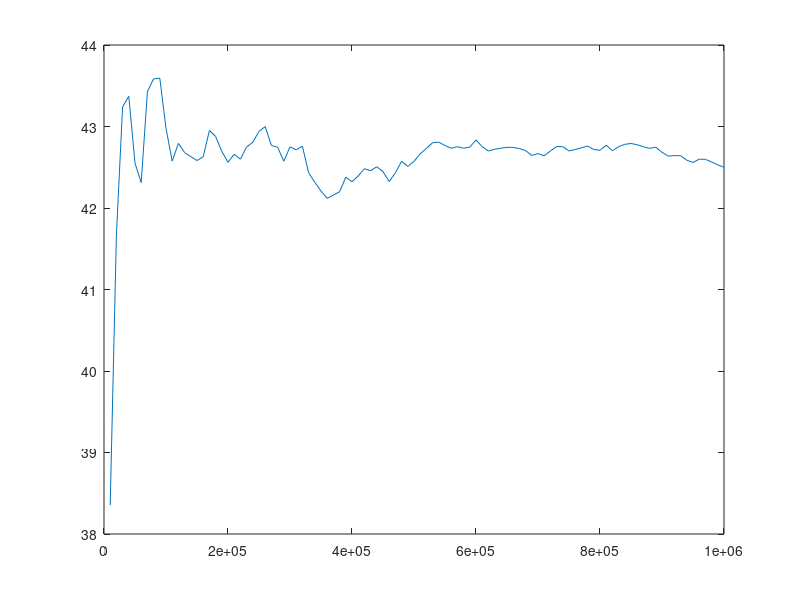

The MATLAB script that drew this image:
MC = [10000, 20000, 30000, 40000, 50000, 60000, 70000, 80000, 90000, 100000, 110000, 120000, 130000, 140000, 150000, 160000, 170000, 180000, 190000, 200000, 210000, 220000, 230000, 240000, 250000, 260000, 270000, 280000, 290000, 300000, 310000, 320000, 330000, 340000, 350000, 360000, 370000, 380000, 390000, 400000, 410000, 420000, 430000, 440000, 450000, 460000, 470000, 480000, 490000, 500000, 510000, 520000, 530000, 540000, 550000, 560000, 570000, 580000, 590000, 600000, 610000, 620000, 630000, 640000, 650000, 660000, 670000, 680000, 690000, 700000, 710000, 720000, 730000, 740000, 750000, 760000, 770000, 780000, 790000, 800000, 810000, 820000, 830000, 840000, 850000, 860000, 870000, 880000, 890000, 900000, 910000, 920000, 930000, 940000, 950000, 960000, 970000, 980000, 990000, 1e+06, ];
e_var = [7.45864, 7.96747, 8.01413, 7.95574, 7.96268, 8.00717, 8.10187, 8.08249, 8.06303, 8.01015, 7.99323, 7.95519, 7.9701, 7.99376, 8.01588, 8.0198, 8.03832, 8.05589, 8.0496, 8.02305, 8.0593, 8.06131, 8.0516, 8.04997, 8.07664, 8.08458, 8.08807, 8.08616, 8.07525, 8.08889, 8.07523, 8.05378, 8.05613, 8.06453, 8.0603, 8.0669, 8.06952, 8.08241, 8.08687, 8.07478, 8.06361, 8.06315, 8.05084, 8.0514, 8.04936, 8.03965, 8.04042, 8.05481, 8.05403, 8.05068, 8.04971, 8.05614, 8.0627, 8.05284, 8.04516, 8.0433, 8.04797, 8.05059, 8.03744, 8.02868, 8.03168, 8.0275, 8.03348, 8.02937, 8.02932, 8.02616, 8.02473, 8.0342, 8.03006, 8.04122, 8.03776, 8.0412, 8.03993, 8.04235, 8.03183, 8.03663, 8.0415, 8.04407, 8.03824, 8.03319, 8.03204, 8.0268, 8.03562, 8.03791, 8.03869, 8.04016, 8.03641, 8.03547, 8.03335, 8.0302, 8.0271, 8.02116, 8.02602, 8.02993, 8.03044, 8.03425, 8.0305, 8.0324, 8.034, 8.03071, ];
m_var = [92.0503, 100.015, 103.777, 104.09, 102.119, 101.549, 104.225, 104.603, 104.623, 103.144, 102.182, 102.703, 102.433, 102.313, 102.198, 102.308, 103.083, 102.907, 102.467, 102.146, 102.382, 102.239, 102.596, 102.737, 103.057, 103.199, 102.642, 102.589, 102.177, 102.601, 102.514, 102.62, 101.839, 101.558, 101.298, 101.083, 101.181, 101.279, 101.707, 101.574, 101.743, 101.957, 101.898, 102.014, 101.87, 101.579, 101.835, 102.174, 102.027, 102.173, 102.395, 102.557, 102.723, 102.739, 102.64, 102.56, 102.606, 102.561, 102.593, 102.802, 102.607, 102.477, 102.53, 102.56, 102.587, 102.585, 102.55, 102.491, 102.347, 102.402, 102.338, 102.479, 102.61, 102.606, 102.48, 102.523, 102.57, 102.626, 102.522, 102.5, 102.65, 102.486, 102.606, 102.675, 102.7, 102.663, 102.605, 102.556, 102.591, 102.441, 102.327, 102.345, 102.34, 102.207, 102.142, 102.238, 102.233, 102.155, 102.071, 102, ];
mean_mag = [1.00973, 1.03045, 1.00073, 1.00431, 1.02047, 1.0019, 1.00816, 1.00335, 0.988495, 0.985847, 0.991006, 1.00305, 1.0086, 1.00154, 0.998847, 0.998626, 1.00425, 1.00329, 1.00265, 1.0126, 1.01764, 1.01597, 1.01064, 1.01327, 1.01347, 1.01571, 1.01729, 1.0183, 1.01706, 1.0197, 1.01875, 1.01896, 1.02105, 1.02378, 1.02185, 1.02435, 1.02357, 1.02562, 1.01922, 1.01828, 1.01791, 1.01465, 1.01523, 1.01272, 1.00875, 1.00844, 1.0129, 1.00783, 1.00869, 1.00805, 1.00563, 1.00665, 1.00728, 1.00979, 1.01086, 1.01342, 1.01538, 1.0162, 1.01616, 1.01071, 1.01124, 1.0117, 1.01, 1.01076, 1.01396, 1.01234, 1.01341, 1.01579, 1.0135, 1.01428, 1.01258, 1.01002, 1.00951, 1.0105, 1.01002, 1.00785, 1.01092, 1.0106, 1.00931, 1.00851, 1.00805, 1.00826, 1.00539, 1.00623, 1.00831, 1.00782, 1.009, 1.00955, 1.00831, 1.00953, 1.00834, 1.00875, 1.01042, 1.01064, 1.01073, 1.01207, 1.01051, 1.00873, 1.00858, 1.00942, ];
time_used = [0.390324, 0.770117, 1.15446, 1.53993, 1.92229, 2.31497, 2.69603, 3.06767, 3.43915, 3.81863, 4.20731, 4.58838, 4.97306, 5.35284, 5.73718, 6.11076, 6.49552, 6.88317, 7.25699, 7.62982, 8.02165, 8.42105, 8.83414, 9.22867, 9.60931, 9.98833, 10.3689, 10.7493, 11.1206, 11.498, 11.8739, 12.2471, 12.6295, 13.0198, 13.3906, 13.7738, 14.1605, 14.5394, 14.9256, 15.3175, 15.6964, 16.0721, 16.4467, 16.8462, 17.2441, 17.6261, 18.0148, 18.3973, 18.7818, 19.172, 19.5603, 19.9454, 20.338, 20.7124, 21.0851, 21.4677, 21.8427, 22.2214, 22.5886, 22.973, 23.3541, 23.7378, 24.1114, 24.4921, 24.8756, 25.2547, 25.6357, 26.0197, 26.4002, 26.7811, 27.1547, 27.5406, 27.9144, 28.2954, 28.6795, 29.0504, 29.4276, 29.8043, 30.1858, 30.5641, 30.9479, 31.3268, 31.7066, 32.0816, 32.4602, 32.844, 33.226, 33.5965, 33.9708, 34.3477, 34.7311, 35.1147, 35.4985, 35.8726, 36.2529, 36.629, 37.012, 37.3929, 37.7748, 38.1541, ];
accepted_states = [109.54, 53.2094, 35.6051, 26.8926, 21.8994, 18.2294, 14.9047, 13.4436, 11.9437, 11.0116, 9.98895, 8.91757, 8.36124, 7.77576, 7.17811, 6.75881, 6.23875, 6.02524, 5.73968, 5.42467, 5.05276, 4.95271, 4.65859, 4.47293, 4.28182, 4.12883, 4.10092, 3.88227, 3.80824, 3.49969, 3.50995, 3.34353, 3.39538, 3.22179, 3.1526, 3.04774, 2.91461, 2.82152, 2.71528, 2.72598, 2.61009, 2.53702, 2.52866, 2.43838, 2.43667, 2.39519, 2.23214, 2.19157, 2.22892, 2.13033, 2.08167, 2.05176, 2.01164, 1.99789, 1.97467, 1.95266, 1.88463, 1.86783, 1.82904, 1.77167, 1.80956, 1.77314, 1.70496, 1.67816, 1.6388, 1.64487, 1.62687, 1.58954, 1.58493, 1.52817, 1.5296, 1.47628, 1.45097, 1.46008, 1.46022, 1.4176, 1.38501, 1.37861, 1.38853, 1.3489, 1.30703, 1.35008, 1.27943, 1.26972, 1.2552, 1.25909, 1.2468, 1.23203, 1.20746, 1.22915, 1.19935, 1.17368, 1.16623, 1.17908, 1.14706, 1.1033, 1.12108, 1.11569, 1.11215, 1.08843, ];
probability = [-564, -504, -548, -520, -480, -544, -464, -424, -508, -364, -504, -472, -396, -608, -472, -396, -472, -428, -452, -588, -448, -464, -532, -496, -476, -448, -468, -440, -560, -616, -412, -448, -484, -408, -544, -548, -512, -444, -424, -448, -436, -520, -424, -508, -532, -556, -504, -524, -476, -536, -404, -572, -464, -536, -588, -428, -400, -448, -428, -476, -564, -604, -528, -516, -572, -532, -552, -516, -476, -508, -432, -524, -596, -460, -520, -468, -536, -540, -556, -548, -568, -444, -392, -476, -492, -472, -544, -400, -468, -556, -560, -556, -472, -540, -452, -396, -396, -512, ];
plot(MC, m_var/2.4)
